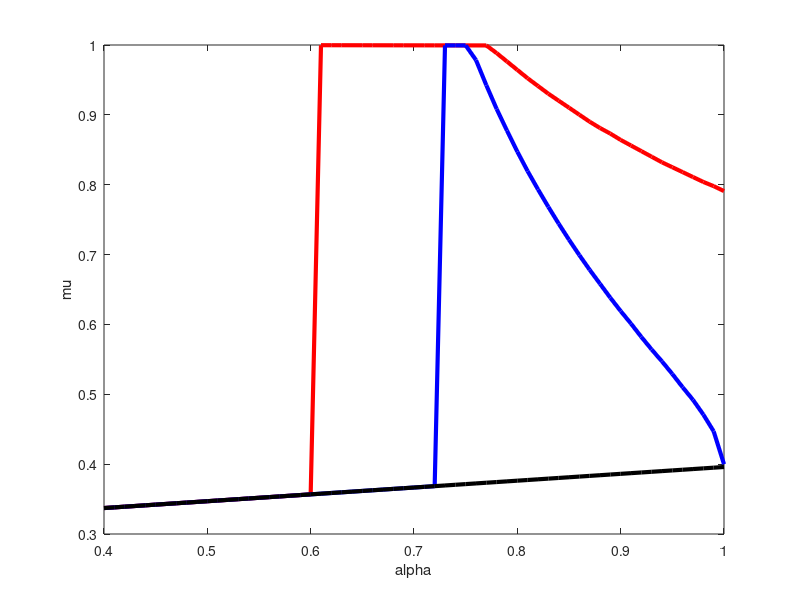

Recreate this plot in MATLAB.
%第三章PAA与PWA的对比
clc;
clear;
%gamma = 0.2; 
%alpha = 0.2;
k = 0.3; gamma = 0.2; 


cb=0.5;t=0.3;
%cb=0.5;t=0.3;

qc=0;
q1 = 1;
alphas = (0.4:0.01:1)';
minmu1=[];
minmu2=[];
i=1;
while i<=length(alphas)
    alpha= alphas(i);
    
    %c_bmax=(2.*mu+gamma.*(-1 + alpha .*(-1 +gamma.^2) - gamma.*mu))./((1-gamma).^2.*(1 + gamma));
A = 2 - gamma^2;
B = 4 - gamma^2 - alpha .* gamma^2;
 

mu_low1=gamma*(alpha*A+1-alpha)./A;
mu_low2=(cb.*(1-gamma).^2.*(1+gamma)+gamma.*(1+alpha.*(1-gamma.^2)))./(2-gamma.^2);
mu_low=max(mu_low1,mu_low2);
mu = (mu_low:0.001:1)';

   q2=mu.*q1;
    qn=(1-k-t).*qc+(k+t).*q1;
    qs=(1-k-t).*qc+(k+t).*q2;


PN_PAA=(gamma^2*k - 2*t - 2*k + gamma^2*t + gamma*k*mu + gamma*mu*t)./(gamma^2 - 4);
PS_PAA=(gamma*k - 2*k*mu + gamma*t - 2*mu*t + gamma^2*mu*t + gamma^2*k*mu)./(gamma^2 - 4);

DN_PAA=qn-PN_PAA-gamma.*(qs-PS_PAA);
DS_PAA=qs-PS_PAA-gamma.*(qn-PN_PAA);
Pi_P_PAA=DN_PAA .* (alpha .* PN_PAA-t.*cb) + DS_PAA .* (alpha .* PS_PAA-t.*cb);
Pi_S_PAA= (1 - alpha) .* (DS_PAA .* PS_PAA);
Pi_N_PAA= (1 - alpha) .* (DN_PAA .* PN_PAA);


    % P-WA 平台承担AI技术-批发模式
    % 均衡解
w_PWA=(gamma*k + 2*cb*t - 2*k*mu + gamma*t - 2*mu*t + gamma^2*mu*t + alpha*gamma*k + alpha*gamma*t - 2*cb*gamma*t - alpha*gamma^3*k - alpha*gamma^3*t - cb*gamma^2*t + cb*gamma^3*t + gamma^2*k*mu)./(2*gamma^2 - 4);
PN_PWA=(gamma^2*k - 2*t - gamma*w_PWA - 2*k + gamma^2*t - cb*gamma*t + gamma*k*mu + gamma*mu*t + cb*gamma^2*t)./(alpha*gamma^2 + gamma^2 - 4); 
PS_PWA=(gamma*k - 2*w_PWA - 2*cb*t - 2*k*mu + gamma*t - 2*mu*t + gamma^2*mu*t - alpha*gamma*k - alpha*gamma*t + 2*cb*gamma*t + gamma^2*k*mu + alpha*gamma^2*k*mu + alpha*gamma^2*mu*t)./(alpha*gamma^2 + gamma^2 - 4);

DN_PWA=qn-PN_PWA-gamma.*(qs-PS_PWA);
DS_PWA=qs-PS_PWA-gamma.*(qn-PN_PWA);
Pi_P_PWA= DN_PWA .* (alpha .* PN_PWA-t.*cb ) + DS_PWA.* (PS_PWA-w_PWA-t.*cb);
Pi_S_PWA= w_PWA .* DS_PWA;
Pi_N_PWA= (1 - alpha) .* (DN_PWA .* PN_PWA);

    %plot(mu,Pi_P_NAA+0*mu,'r'); hold on;
    %plot(mu,Pi_P_NWA+0*mu,'b'); hold off;

    plot(mu,Pi_P_PAA+0*mu,'r'); hold on;
    plot(mu,Pi_P_PWA+0*mu,'b'); hold off;

    plot(mu,Pi_S_PAA+0*mu,'r'); hold on;
    plot(mu,Pi_S_PWA+0*mu,'b'); hold off;

    %plot(cb,Pi_S_PAA+0*cb,'r'); hold on;
    %plot(cb,Pi_S_PWA+0*cb,'b'); hold off;


    
    dif = abs(Pi_P_PWA - Pi_P_PAA);
    indmu = find(dif == min(dif));
    muet = mu(indmu(1));
    minmu1 = [minmu1; muet];

    dif = abs(Pi_S_PWA - Pi_S_PAA);
    indmu = find(dif == min(dif));
    muet = mu(indmu(1));
    minmu2 = [minmu2; muet];
    

    i=i+1;
end
mu_low11=gamma*(alphas*A+1-alphas)./A;
mu_low22=(cb.*(1-gamma).^2.*(1+gamma)+gamma.*(1+alphas.*(1-gamma.^2)))./(2-gamma.^2);
mu_low33=max(mu_low11,mu_low22);
plot(alphas,minmu1,'-r','MarkerSize',6,'LineWidth',3);hold on;
plot(alphas,minmu2,'-b','MarkerSize',6,'LineWidth',3);hold on;
plot(alphas,mu_low33,'-k','MarkerSize',6,'LineWidth',3);hold on;
hold off;

xlabel('alpha');
ylabel('mu');
%xlabel('二手正品的质量{\it{\mu}}');
%ylabel('区块链的实施成本{\it{c_b}}');
